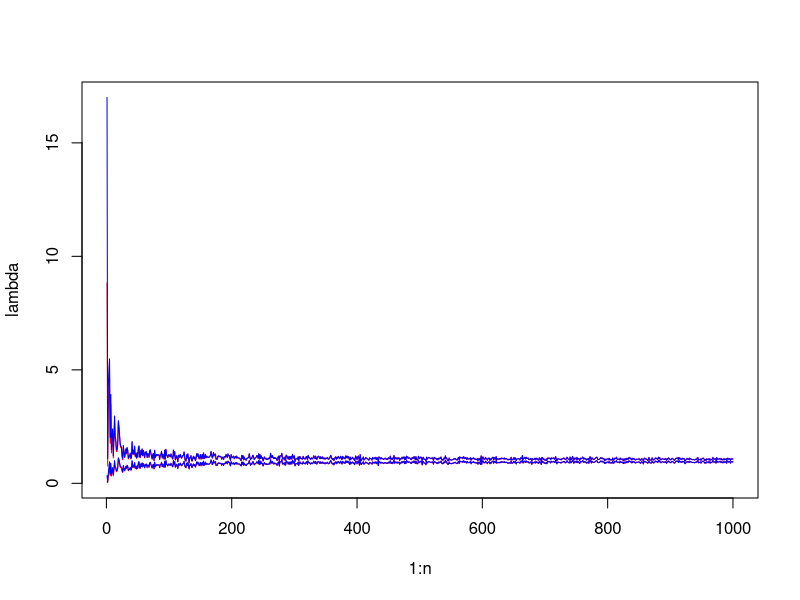
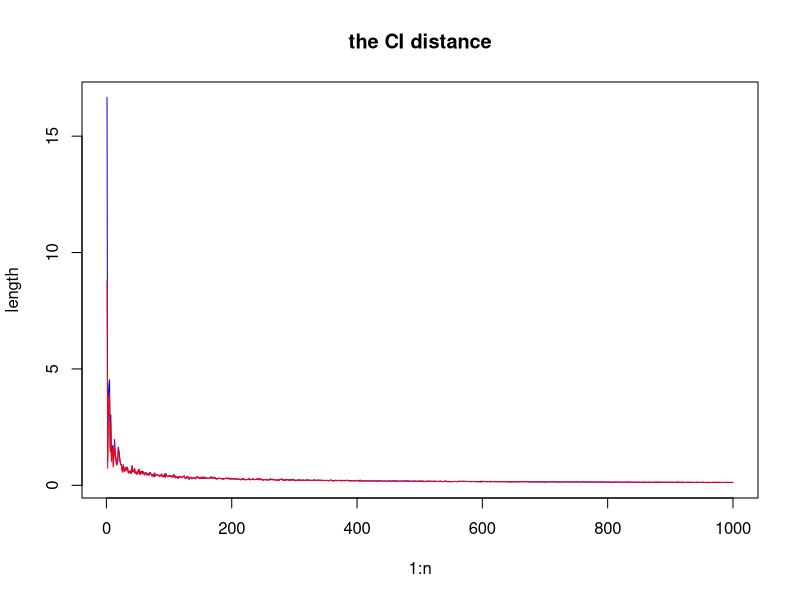
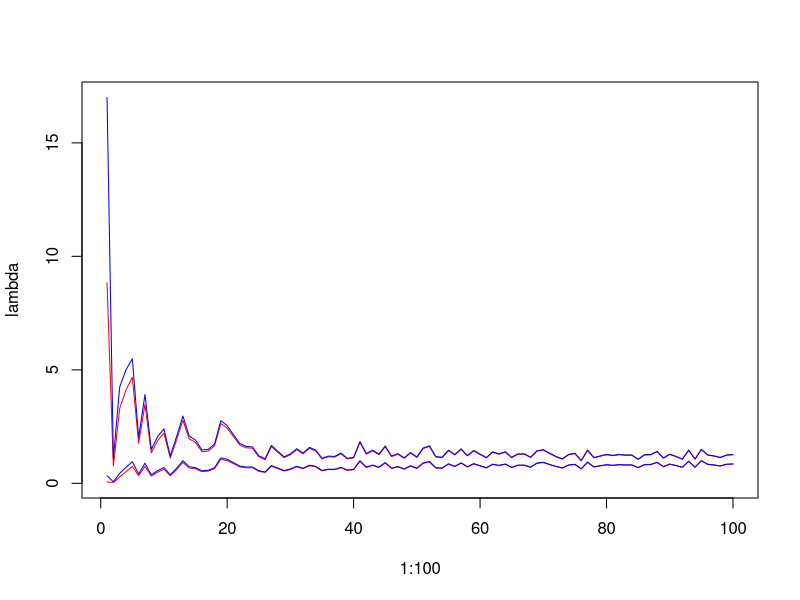
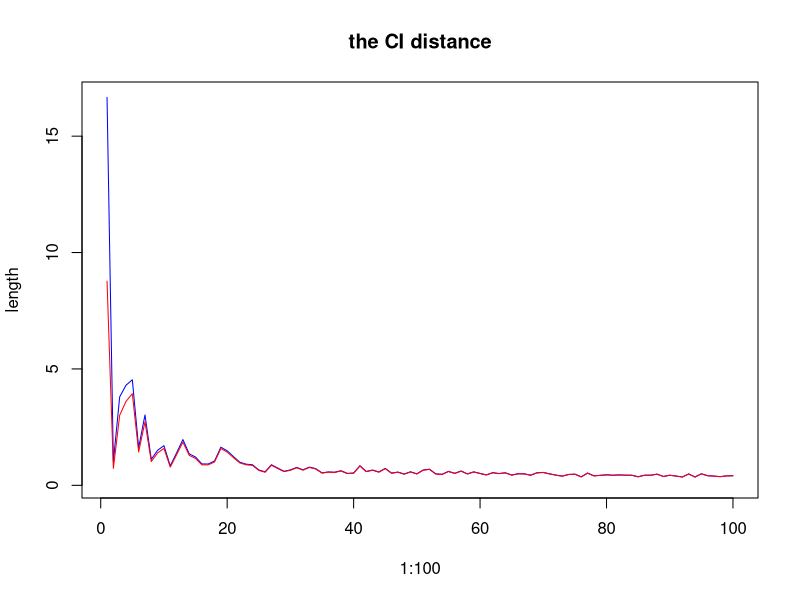
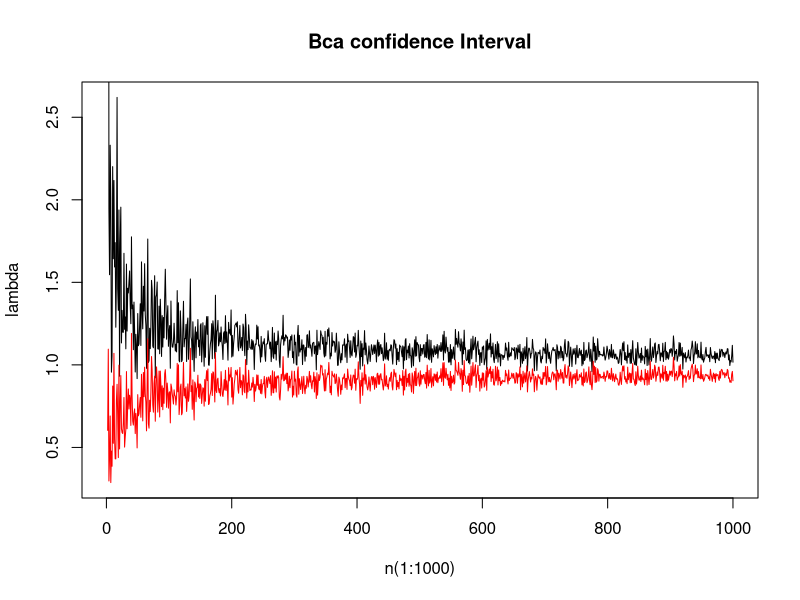
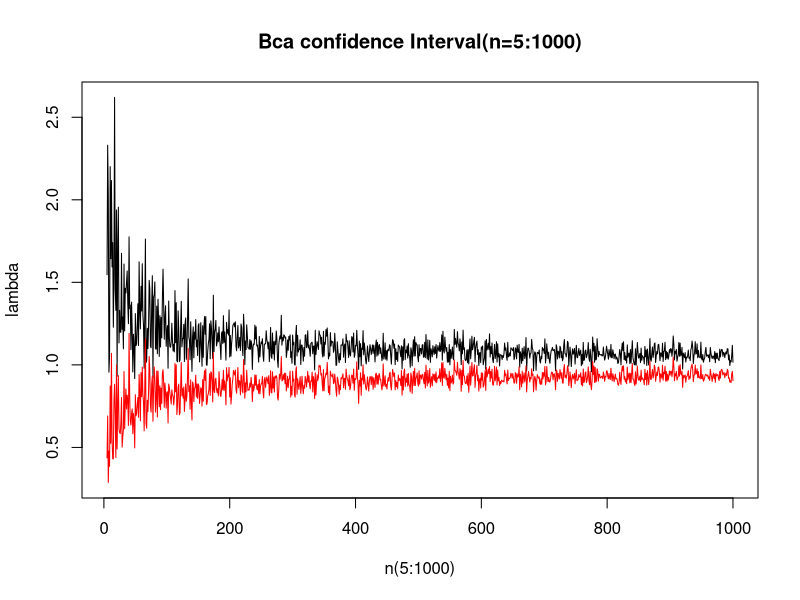
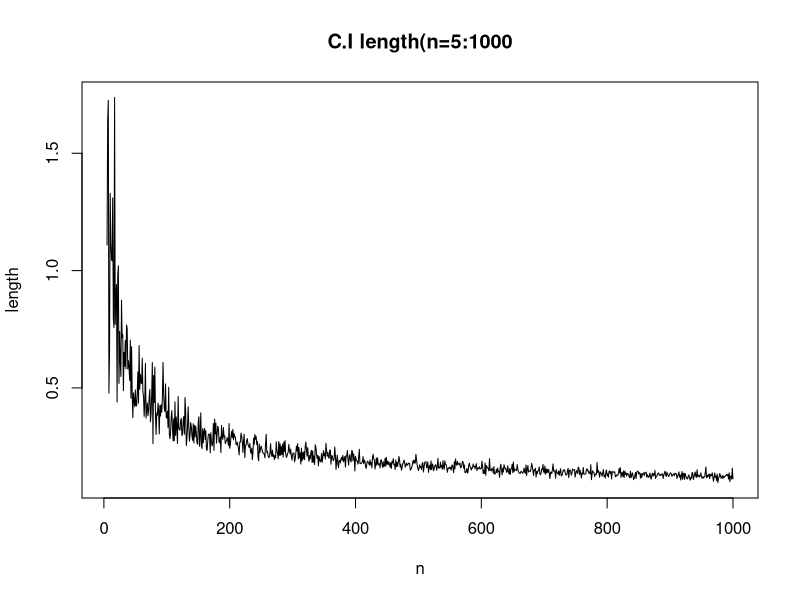

Reproduce these figures in R, in order.
## ---- chunk 1
knitr::opts_chunk$set(echo = FALSE,fig.height=3)
## ---- chunk 2
set.seed(10086)
n=1000
y = rep(0,n)
exact = matrix(0,n,2)
asymptotic = matrix(0,n,2)
for (i in 1:n){
  x = rexp(i,1)
  y[i] = 1/mean(x)
  exact[i,]=c(y[i]*qgamma(0.05/2,i,1)/i,y[i]*qgamma(1-0.05/2,i,1)/i)
  asymptotic[i,]=c(y[i]*exp(-qnorm(1-0.05/2)/sqrt(i)),y[i]*exp(qnorm(1-0.05/2)/sqrt(i)))
}
plot(1:n,exact[,1],type = "l",col="red",ylim = c(min(exact),max(c(exact,asymptotic))),ylab = "lambda")
lines(1:n,exact[,2],col = "red")
lines(1:n,asymptotic[,1],col = "blue")
lines(1:n,asymptotic[,2],col = "blue")
## ---- chunk 3
C1 = exact[,2]-exact[,1]
C2 = asymptotic[,2]-asymptotic[,1]
plot(1:n,C2,type = "l",col="blue",ylim = c(min(c(C1,C2)),max(c(C1,C2))),ylab = "length",main = "the CI distance")
lines(1:n,C1,col = "red")
## ---- chunk 4
plot(1:100,exact[,1][1:100],type = "l",col="red",ylim = c(min(c(exact,asymptotic)),max(c(exact,asymptotic))),ylab = "lambda")
lines(1:100,exact[,2][1:100],col = "red")
lines(1:100,asymptotic[,1][1:100],col = "blue")
lines(1:100,asymptotic[,2][1:100],col = "blue")
## ---- chunk 5
C1 = exact[,2]-exact[,1]
C2 = asymptotic[,2]-asymptotic[,1]
plot(1:100,C2[1:100],type = "l",col="blue",ylim = c(min(c(C1,C2)),max(c(C1,C2))),ylab = "length",main = "the CI distance")
lines(1:100,C1[1:100],col = "red")
## ---- chunk 6
#repeat the progress with the same seed.
set.seed(10086)
n=1000
B = 200
BCa = matrix(0,n,2)

for (i in 1:n){
  x = rexp(i,1)
  lambda_hat = 1/mean(x)
  lambda_star = c()
  theta_j = c()
  for (j in 1:i){
    theta_j[j]=1/mean(x[-j])
  }
  a = sum((mean(theta_j)-theta_j)^3)/(6*(sum((mean(theta_j)-theta_j)^2))^(3/2))
  for (j in 1:B){
    sample = ceiling(runif(i,0,i))
    x_star = x[sample]
    lambda_star[j] = 1/mean(x_star)
  }
  z_0 = qnorm(length(lambda_star[lambda_star<=lambda_hat])/B)
  alpha1 = pnorm(z_0+(z_0+qnorm(0.025))/(1-a*(z_0+qnorm(0.025))))
  alpha2 = pnorm(z_0+(z_0+qnorm(0.975))/(1-a*(z_0+qnorm(0.975))))
  lambda_star = sort(lambda_star)
  BCa[i,] = c(lambda_star[max(ceiling(B*alpha1),1)],lambda_star[max(floor(B*alpha2),1)])
}
plot(1:1000,BCa[,2][1:1000],type = "l",ylim = c(min(BCa[,1][5:1000]),max(BCa[,2][5:1000])),main = "Bca confidence Interval",ylab = "lambda",xlab="n(1:1000)")
lines(1:1000,BCa[,1][1:1000],col="red")

plot(5:1000,BCa[,2][5:1000],type = "l",ylim = c(min(BCa[,1][5:1000]),max(BCa[,2][5:1000])),main = "Bca confidence Interval(n=5:1000)",ylab = "lambda",xlab="n(5:1000)")
lines(5:1000,BCa[,1][5:1000],col="red")
plot(5:1000,(BCa[,2]-BCa[,1])[5:1000],type = "l",main = "C.I length(n=5:1000",ylab = "length",xlab = "n")
